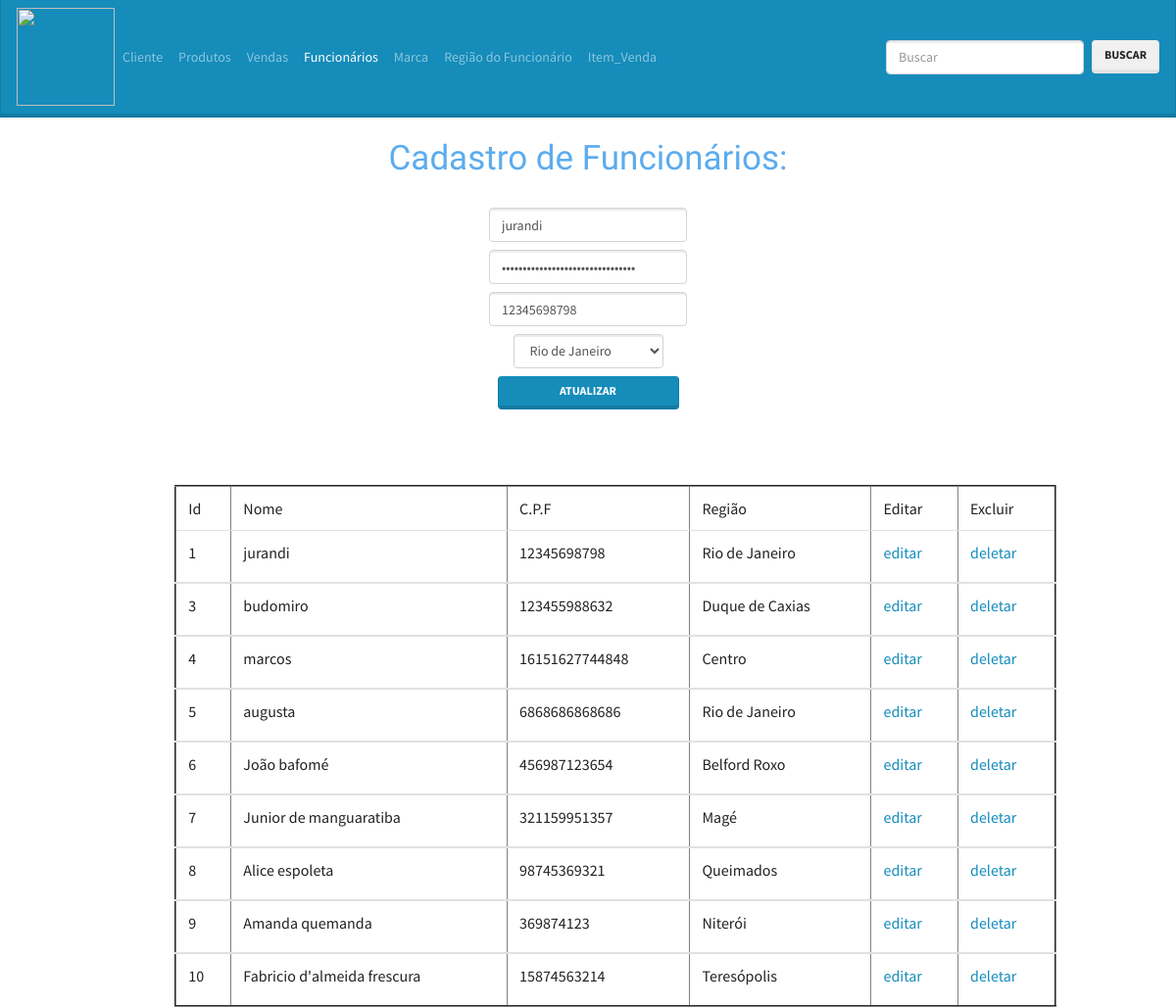
The app's page /site_completo/funcionarios/cad_funciona.php?edit=1 with its own data.
### tables this page shows
CREATE TABLE IF NOT EXISTS `funcionario` (
  `idfuncionario` int(11) NOT NULL AUTO_INCREMENT,
  `nome` varchar(45) NOT NULL,
  `senha` varchar(32) NOT NULL,
  `cpf` varchar(45) NOT NULL,
  `regiao_idregiao` int(11) NOT NULL,
  PRIMARY KEY (`idfuncionario`),
  KEY `fk_funcionario_regiao1_idx` (`regiao_idregiao`)
);

CREATE TABLE IF NOT EXISTS `regiao` (
  `idregiao` int(11) NOT NULL AUTO_INCREMENT,
  `nome` varchar(45) NOT NULL,
  PRIMARY KEY (`idregiao`)
);

### site_completo/funcionarios/crud_cad_funciona.php (called while the page is built, shortened)
<?php
include_once 'db.php';
if(isset($_GET['edit']))
{
	$SQL = $MySQLiconn->query("SELECT * FROM funcionario WHERE idfuncionario=".$_GET['edit']);
	$getROW = $SQL->fetch_array();
}
?>

### site_completo/funcionarios/cad_funciona.php (the view, shortened to what this page needs)
<?php
include_once 'crud_cad_funciona.php';
?>
<!DOCTYPE html PUBLIC "-//W3C//DTD XHTML 1.0 Transitional//EN" "http://www.w3.org/TR/xhtml1/DTD/xhtml1-transitional.dtd">
<html xmlns="http://www.w3.org/1999/xhtml">
	<head>
		<link type="text/css" rel="stylesheet" href ="../css/stylefun.css">
		<link type="text/css" rel="stylesheet" href ="../css/style.css">
		<link href="https://maxcdn.bootstrapcdn.com/bootswatch/4.0.0-beta.3/lumen/bootstrap.min.css" rel="stylesheet">
	</head>
	<body>
		<nav class="navbar navbar-expand-lg navbar-dark bg-primary">
			 <a href="../index.php"><img class="formiga" src="http://www.jogosdesoletrar.com/data/images/formiga-rainha,-a-formiga-com-uma-vida-mais-longa_51965f0a8b9a5-thumb.jpg"></a>
	  <div class="collapse navbar-collapse" id="navbarColor01">
	    <ul class="navbar-nav mr-auto">
	      <li class="nav-item">
	        <a class="nav-link" href="../cliente/cliente.php">Cliente</a>
	      </li>
	      <li class="nav-item">
	        <a class="nav-link" href="../produtos/produtos.php">Produtos</a>
	      </li>
	      <li class="nav-item">
	        <a class="nav-link" href="../vendas/vendas.php">Vendas</a>
	      </li>
	      <li class="nav-item active">
	        <a class="nav-link" href="../funcionarios/cad_funciona.php">Funcionários</a>
	      </li>
	      <li class="nav-item">
	        <a class="nav-link" href="../marca/marca.php">Marca</a>
	      </li>
	      <li class="nav-item">
	        <a class="nav-link" href="../regiao/regiao.php">Região do Funcionário</a>
	      </li>
	      <li class="nav-item">
	        <a class="nav-link" href="../item_venda/item_venda.php">Item_Venda</a>
	      </li>
	    </ul>
	    <form class="form-inline my-2 my-lg-0" action="../busca.php" method="post">
        <input name="buscar" class="form-control mr-sm-2" type="text" placeholder="Buscar">
        <button class="btn btn-secondary my-2 my-sm-0" type="submit">Buscar</button>
      </form>
	  </div>
	</nav>
		<div id="cadastro" class="container">
			<br/>
		<form name="form1" class="form-horizontal" method="post" />
			<div class="a">
			<h1>Cadastro de Funcionários:</h1>
			<br/>
			</div>
					<div class="form-gruop">
					<label>
					<input type="text" class="form-control" placeholder="Nome" name="nome" value="<?php if(isset($_GET['edit'])) echo $getROW['nome'];  ?>" /></label></br>
					</div>
					<div class="form-gruop">
					<label>
					<input type="password" class="form-control" placeholder="Senha" name="senha" value="<?php if(isset($_GET['edit'])) echo $getROW['senha'];  ?>" /></label></br>
					</div>
					<div class="form-gruop">
					<label>
					<input type="text" class="form-control" placeholder="C.P.F" name="cpf" value="<?php if(isset($_GET['edit'])) echo $getROW['cpf'];  ?>" /></label></br>
					</div>
					<div class="form-gruop">
					<label>
					<select name="regiao_idregiao" class="form-control">
					<?php
						$res = $MySQLiconn->query("SELECT * FROM regiao ");
						while($row=$res->fetch_array()){
							$selecionado = "";
							if(isset($_GET['edit'])){
								if ($getROW['regiao_idregiao'] == $row['idregiao']){
									$selecionado = "selected";
								}
							}
							echo "<option value=".$row['idregiao']." ".$selecionado.">".$row['nome']."</option>";
						}
					?>
					</select></label>
					</div>
				 	<?php
						if(isset($_GET['edit']))
						{
							?>
							<input type="submit" class="btn btn-primary col-md-2" name="update" value="Atualizar"/>
							<?php
						}
						else
						{
							?>
							<input type="submit" class="btn btn-primary col-md-2" name="save" value="Salvar"/>
							<?php
						}
					?>
			<div id="update" class="form-gruop">
			<table border="2" class="table table-hover">
				<thead>
						<tr>
							<td>Id </td>
							<td>Nome </td>
							<td>C.P.F </td>
							<td>Região </td>
							<td>Editar </td>
							<td>Excluir </td>
						</tr>
				</thead>
				<?php
					$res = $MySQLiconn->query("SELECT f.*, r.nome as nome_regiao FROM funcionario f inner join regiao r on f.regiao_idregiao = r.idregiao  ");
					while($row=$res->fetch_array())
					{
						?>
					<tbody>
					    <div>
					    <tr>
					    	<td><label><?php echo $row['idfuncionario']; ?></label></td>
						    <td><label><?php echo $row['nome']; ?></label></td>
						    <td><label><?php echo $row['cpf']; ?></label></td>
						    <td><label><?php echo $row['nome_regiao']; ?></label></td>
						    <td><a href="?edit=<?php echo $row['idfuncionario']; ?>" onclick="return confirm('Deseja Editar?'); " >editar</a></td>
							<td><a href="?del=<?php echo $row['idfuncionario']; ?>" onclick="return confirm('Deseja Deletar?'); " >deletar</a></td>
						</tr>
					    </div>
					</tbody>
					    <?php
					}
					?>
			</table>
		</div>
		</div>
	</body>
</html>

### site_completo/css/stylefun.css (style rules this page uses)
.a h1 { text-align: center; color:#5CACEE; font-family: 'Oleo Script', cursive; }
#update { margin-left: 12%; width: 900px; height: 500px; }
#cadastro { text-align: center; }

### site_completo/css/style.css (style rules this page uses)
.formiga { width: 100px; height: 100px; }

### records on screen
funcionario: nome "jurandi", cpf "12345698798", idfuncionario "1", regiao_idregiao.nome "Rio de Janeiro"
funcionario: idfuncionario "3", nome "budomiro", cpf "123455988632", regiao_idregiao.nome "Duque de Caxias"
funcionario: idfuncionario "4", nome "marcos", cpf "16151627744848", regiao_idregiao.nome "Centro"
funcionario: idfuncionario "5", nome "augusta", cpf "6868686868686", regiao_idregiao.nome "Rio de Janeiro"
funcionario: idfuncionario "6", nome "João bafomé", cpf "456987123654", regiao_idregiao.nome "Belford Roxo"
funcionario: idfuncionario "7", nome "Junior de manguaratiba", cpf "321159951357", regiao_idregiao.nome "Magé"
funcionario: idfuncionario "8", nome "Alice espoleta", cpf "98745369321", regiao_idregiao.nome "Queimados"
funcionario: idfuncionario "9", nome "Amanda quemanda", cpf "369874123", regiao_idregiao.nome "Niterói"
funcionario: idfuncionario "10", nome "Fabricio d'almeida frescura", cpf "15874563214", regiao_idregiao.nome "Teresópolis"

### other values on screen
form field regiao_idregiao "Rio de Janeiro"
